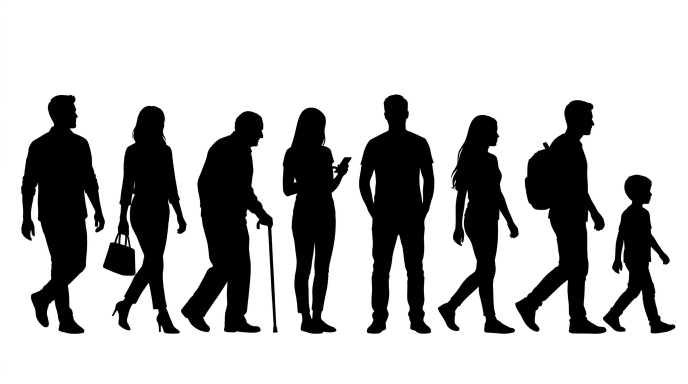
#> input picture pipeline/silhuetas_fonte/folha_a.jpg, 1376 x 768 px (shown at 1/2 size)
$ python silhuetas.py
#> lines starting #> are read from the running program, lines starting #| are printed output that depends on the picture; after the words box and inside, x2 and y2 are one past the last pixel; in counts of white or black regions, pixels touching at a corner belong together
"""
silhuetas.py - gera o atlas de silhuetas de pessoas (estilo figura de escala SketchUp).

O que faz (passo a passo):
 1. Le folhas-fonte (silhuetas pretas sobre fundo branco) em pipeline/silhuetas_fonte/.
 2. Converte luminancia em transparencia: escuro = opaco, branco = transparente, com
    borda suavizada (anti-aliasing) por rampa de luminancia.
 3. Separa as figuras por componentes conexos; pedacos pequenos (bengala, rodas soltas,
    alca de bolsa) sao unidos a figura grande mais proxima pela caixa envolvente dilatada.
 4. Recorta cada figura justo, reamostra todas para a mesma altura-alvo em pixels e
    empacota em um atlas potencia-de-2 (RGBA: RGB preto, A = cobertura).
 5. Grava public/people/silhuetas.png + silhuetas.json com o retangulo UV de cada
    figura (v medido de baixo para cima, como o three.js com flipY = true), a razao
    largura/altura e o tipo ('walk' | 'stand' | 'bike' | 'child').

Uso:  python pipeline/silhuetas.py
Dependencias: Pillow, numpy, scipy (ndimage).
"""
from __future__ import annotations

import json
from pathlib import Path

import numpy as np
from PIL import Image
from scipy import ndimage

RAIZ = Path(__file__).resolve().parent.parent
FONTE = RAIZ / "pipeline" / "silhuetas_fonte"
SAIDA = RAIZ / "public" / "people"

# Ordem das figuras em cada folha (esquerda -> direita, cima -> baixo) e seu tipo.
FOLHAS = {
    "folha_a.jpg": ["walk", "walk", "walk", "stand", "stand", "walk", "walk", "child"],
    "folha_b.jpg": ["bike", "bike", "walk", "walk", "walk", "stand", "walk", "stand"],
}

ESCALA_FONTE = 2.0      # super-amostragem antes do limiar (bordas mais limpas)
PRETO, BRANCO = 70, 185  # rampa de luminancia -> alfa (0..255)
ALTURA_ALVO = 440        # altura de cada figura no atlas (px)
PAD = 6                  # margem entre figuras (evita "vazamento" no mipmap)
ATLAS_W = 2048


def alfa_da_folha(caminho: Path) -> np.ndarray:
    img = Image.open(caminho).convert("L")
    if ESCALA_FONTE != 1:
        img = img.resize((int(img.width * ESCALA_FONTE), int(img.height * ESCALA_FONTE)), Image.LANCZOS)
#> img: PIL image 2752x1536 L
    lum = np.asarray(img, dtype=np.float32)
    a = np.clip((BRANCO - lum) / (BRANCO - PRETO), 0.0, 1.0)
    return a


def separar_figuras(a: np.ndarray, esperado: int):
    """Agrupa componentes conexos em figuras.

    Retorna (rotulos, figuras) onde figuras = [(caixa (y0, y1, x0, x1), conjunto de rotulos)],
    ordenadas por linha e coluna.
    """
#> called with esperado = 8
    mask = a > 0.5
#> mask: shape (1536, 2752) bool; 26.7% white; 9 white regions (1 under 20 px), largest, box (x1, y1, x2, y2) and area: (1436, 378, 1737, 1335) 169783, (84, 379, 420, 1335) 169705, (724, 444, 1110, 1331) 165294
    lab, n = ndimage.label(mask, structure=np.ones((3, 3)))
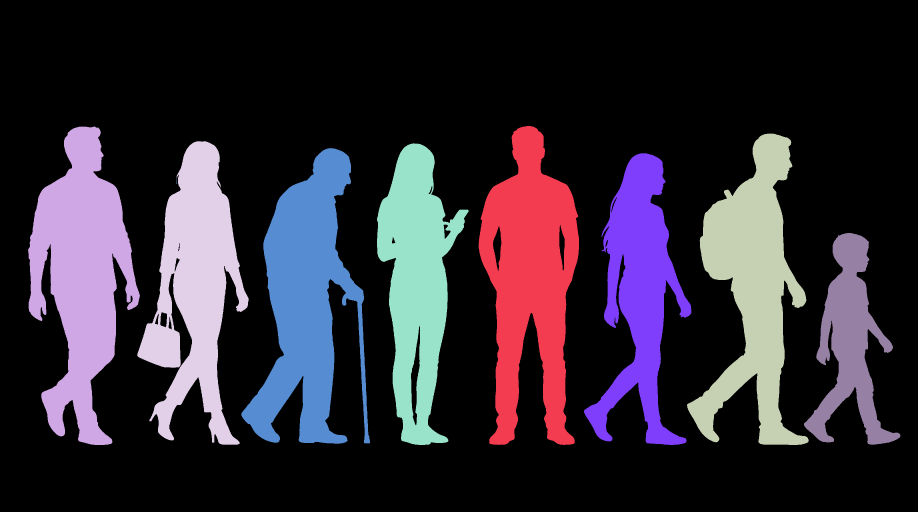
#> lab: shape (1536, 2752) int32 (shown at 1/3 size); 10 distinct labels, from 0 to 9; one colour per label, 0 black
#> n = 9
    if n == 0:
        return lab, []
    areas = ndimage.sum(mask, lab, index=np.arange(1, n + 1))
#> areas = [169783, 169705, 152192, 145665, 130980, 165294, 120363, 19, 73167]
    caixas = ndimage.find_objects(lab)
#> caixas = 9 items
    maior = areas.max()
#> maior = 169783
    grandes = [i for i in range(n) if areas[i] >= 0.12 * maior]
#> grandes = [0, 1, 2, 3, 4, 5, 6, 8]
    pequenos = [i for i in range(n) if areas[i] < 0.12 * maior and areas[i] >= 30]  # ruido < 30 px some
#> pequenos = []
    box = {i: [caixas[i][0].start, caixas[i][0].stop, caixas[i][1].start, caixas[i][1].stop] for i in grandes}
#> box = {0: [378, 1335, 1436, 1737], 1: [379, 1335, 84, 420], 2: [400, 1335, 2061, 2426], 3: [424, 1334, 412, 746], 4: [430, 1335, 1131, 1406], 5: [444, 1331, 724, 1110], 6: [460, 1335, 1752, 2074], 8: [699, 1334, 2412, 2701]}
    rot = {i: {i + 1} for i in grandes}
#> rot = 8 items
    # pedaco pequeno -> figura grande cuja caixa (dilatada) o contem / esta mais proxima
    for j in pequenos:
        y0, y1, x0, x1 = caixas[j][0].start, caixas[j][0].stop, caixas[j][1].start, caixas[j][1].stop
        cy, cx = (y0 + y1) / 2, (x0 + x1) / 2
        best, dbest = None, 1e18
        for i, (by0, by1, bx0, bx1) in box.items():
            dil = 0.15 * (by1 - by0)
            dx = max(bx0 - dil - cx, 0, cx - bx1 - dil)
            dy = max(by0 - dil - cy, 0, cy - by1 - dil)
            d = dx * dx + dy * dy + 1e-3 * ((cx - (bx0 + bx1) / 2) ** 2)
            if d < dbest:
                best, dbest = i, d
        if best is not None and dbest < (0.25 * (box[best][1] - box[best][0])) ** 2:
            b = box[best]
            box[best] = [min(b[0], y0), max(b[1], y1), min(b[2], x0), max(b[3], x1)]
            rot[best].add(j + 1)
#> this loop made 0 passes
    lista = [(tuple(box[i]), rot[i]) for i in box]
#> lista = 8 items
    if len(lista) != esperado:
        raise SystemExit(f"esperadas {esperado} figuras, encontradas {len(lista)}: {[b for b, _ in lista]}")
    # ordena por linha (base dos pes, tolerancia de meia altura) e depois por x
    hmed = np.median([b[1] - b[0] for b, _ in lista])
#> hmed = 907.5
    lista.sort(key=lambda t: (round(t[0][1] / hmed), t[0][2]))
    return lab, lista


def figura_isolada(a: np.ndarray, lab: np.ndarray, rotulos: set[int]) -> np.ndarray:
    """Recorta so os pixels da figura: componentes da borda suave (alfa > 0.02) que contem
    algum nucleo opaco desta figura. Pes/maos de vizinhos que invadem a caixa ficam de fora."""
    baixo, _ = ndimage.label(a > 0.02, structure=np.ones((3, 3)))
    nucleo = np.isin(lab, list(rotulos))
    manter = np.unique(baixo[nucleo])
    manter = manter[manter > 0]
    m = np.isin(baixo, manter)
    ys, xs = np.nonzero(m)
    y0, y1, x0, x1 = ys.min(), ys.max() + 1, xs.min(), xs.max() + 1
    return np.where(m[y0:y1, x0:x1], a[y0:y1, x0:x1], 0.0)


def main() -> None:
    figuras: list[tuple[np.ndarray, str]] = []
    for nome, tipos in FOLHAS.items():
        a = alfa_da_folha(FONTE / nome)
        lab, caixas = separar_figuras(a, len(tipos))
#> caixas = 8 items
        for (_, rotulos), tipo in zip(caixas, tipos):
            figuras.append((figura_isolada(a, lab, rotulos), tipo))
#> this loop made 8 passes
#> (tipo, manter in figura_isolada, y0 in figura_isolada, y1 in figura_isolada, x0 in figura_isolada, x1 in figura_isolada) on passes 1 to 8: ('walk', [2], 379, 1336, 84, 420), ('walk', [4], 423, 1335, 411, 747), ('walk', [6], 444, 1331, 724, 1111), ('stand', [5], 430, 1336, 1130, 1406), ('stand', [1], 377, 1335, 1436, 1738), ('walk', [7], 459, 1336, 1751, 2075), ('walk', [3], 400, 1336, 2060, 2426), ('child', [8], 698, 1334, 2411, 2702)
#> pass 1, in figura_isolada, `nucleo = np.isin(lab, list(rotulos))`:
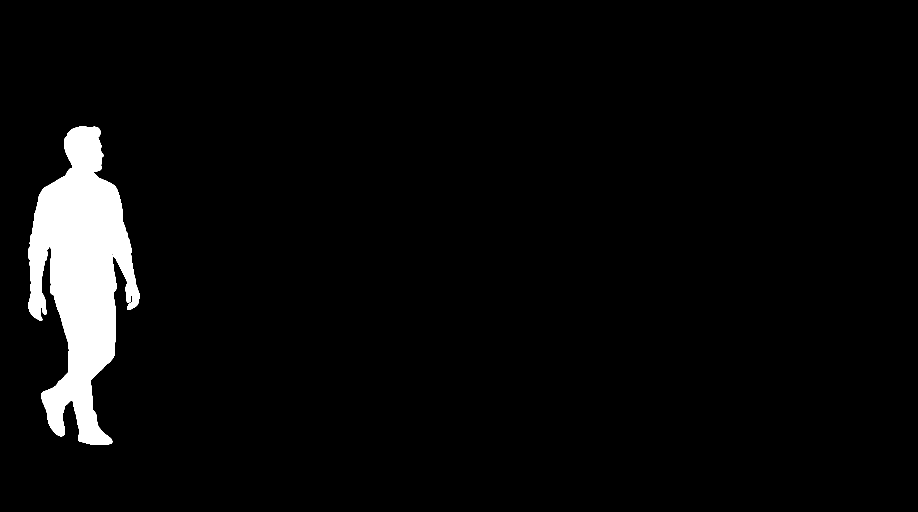
#> nucleo: shape (1536, 2752) bool (shown at 1/3 size); 4% white; 1 white region, box (x1, y1, x2, y2) and area: (84, 379, 420, 1335) 169705
#> after the loop, figuras = 8 items
        print(f"{nome}: {len(caixas)} figuras")
#| folha_a.jpg: 8 figuras
#> pass 2 of the loop in main, `for nome, tipos in FOLHAS.items():`:
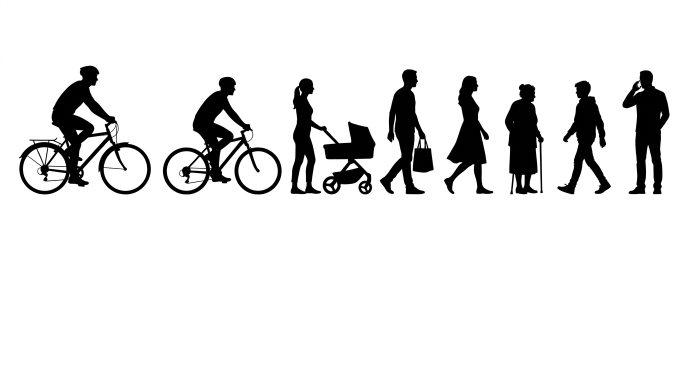
#> input picture pipeline/silhuetas_fonte/folha_b.jpg, 1376 x 768 px (shown at 1/2 size)
#> mask: shape (1536, 2752) bool; 9.7% white; 8 white regions, largest, box (x1, y1, x2, y2) and area: (76, 263, 603, 778) 74890, (1163, 314, 1502, 778) 62191, (652, 308, 1126, 778) 60642
#> in separar_figuras (call 2), `lab, n = ndimage.label(mask, structure=np.ones((3, 3)))`:
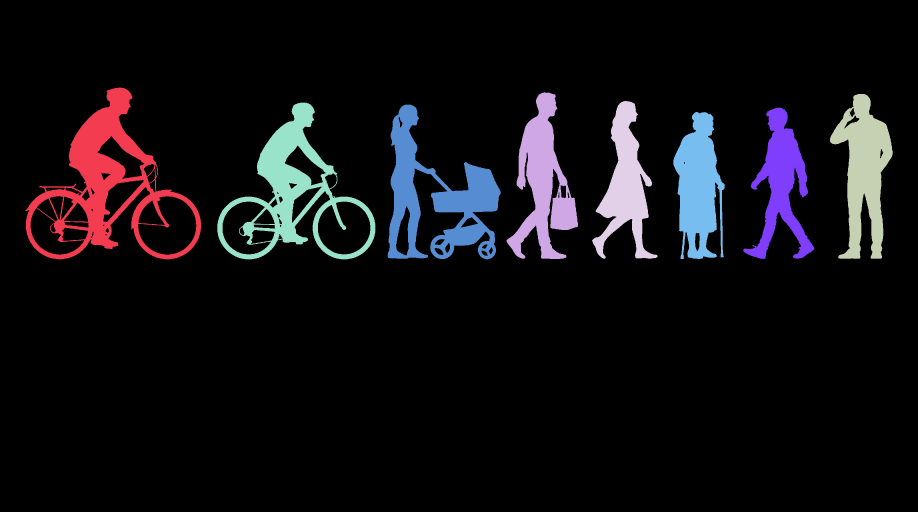
#> lab: shape (1536, 2752) int32 (shown at 1/3 size); 9 distinct labels, from 0 to 8; one colour per label, 0 black
#> n = 8
#> areas = [74890, 46927, 46910, 38037, 60642, 62191, 37417, 42923]
#> in separar_figuras (call 2), `caixas = ndimage.find_objects(lab)`: caixas = 8 items
#> maior = 74890
#> grandes = [0, 1, 2, 3, 4, 5, 6, 7]
#> box = {0: [263, 778, 76, 603], 1: [277, 777, 1519, 1734], 2: [282, 776, 2490, 2678], 3: [303, 776, 1776, 1973], 4: [308, 778, 652, 1126], 5: [314, 778, 1163, 1502], 6: [323, 777, 2229, 2443], 7: [336, 777, 2020, 2175]}
#> hmed = 471.5
#> the loop in main, `for (_, rotulos), tipo in zip(caixas, tipos):` made 8 passes
#> (tipo, manter in figura_isolada, y0 in figura_isolada, y1 in figura_isolada, x0 in figura_isolada, x1 in figura_isolada) on passes 1 to 8: ('bike', [1], 262, 778, 75, 604), ('bike', [5], 307, 778, 651, 1127), ('walk', [6], 313, 778, 1162, 1502), ('walk', [2], 277, 777, 1519, 1735), ('walk', [4], 302, 776, 1776, 1974), ('stand', [8], 336, 778, 2019, 2175), ('walk', [7], 322, 778, 2229, 2444), ('stand', [3], 281, 777, 2490, 2679)
#> pass 2, in figura_isolada (call 10), `nucleo = np.isin(lab, list(rotulos))`:
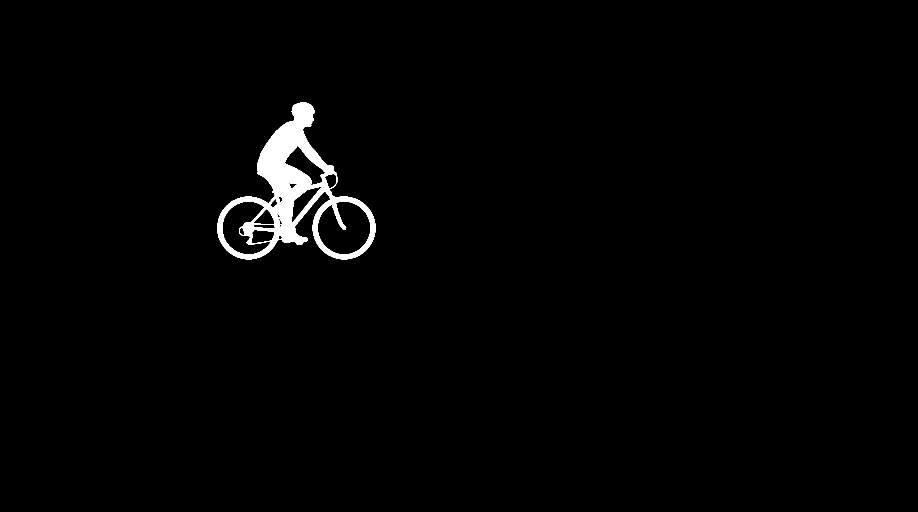
#> nucleo: shape (1536, 2752) bool (shown at 1/3 size); 1.4% white; 1 white region, box (x1, y1, x2, y2) and area: (652, 308, 1126, 778) 60642
#> after the loop in main, `for (_, rotulos), tipo in zip(caixas, tipos):`: figuras = 16 items
#| folha_b.jpg: 8 figuras

    # reamostra para a altura-alvo (criancas mantem a mesma resolucao; a escala real e no three.js)
    tiles = []
    for sub, tipo in figuras:
        h, w = sub.shape
        nw = max(1, round(w * ALTURA_ALVO / h))
        im = Image.fromarray((sub * 255).astype(np.uint8), "L").resize((nw, ALTURA_ALVO), Image.LANCZOS)
        tiles.append((im, tipo, w / h))
#> this loop made 16 passes
#> (tipo, h, w, nw) on passes 1 to 12: ('walk', 957, 336, 154), ('walk', 912, 336, 162), ('walk', 887, 387, 192), ('stand', 906, 276, 134), ('stand', 958, 302, 139), ('walk', 877, 324, 163), ('walk', 936, 366, 172), ('child', 636, 291, 201), ('bike', 516, 529, 451), ('bike', 471, 476, 445), ('walk', 465, 340, 322), ('walk', 500, 216, 190)
#> pass 1, in main, `im = Image.fromarray((sub * 255).astype(np.uint8), "L").resize((nw, AL..`:
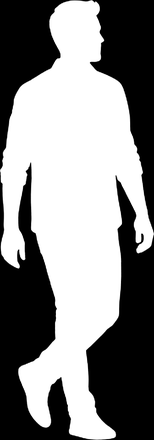
#> im: PIL image 154x440 L; min 0, max 255, mean 134.6
#> pass 2, in main, `im = Image.fromarray((sub * 255).astype(np.uint8), "L").resize((nw, AL..`:
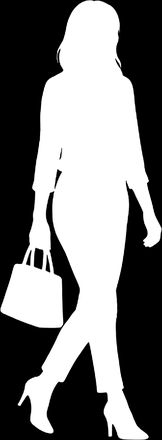
#> im: PIL image 162x440 L; min 0, max 255, mean 121.2
#> pass 3, in main, `im = Image.fromarray((sub * 255).astype(np.uint8), "L").resize((nw, AL..`:
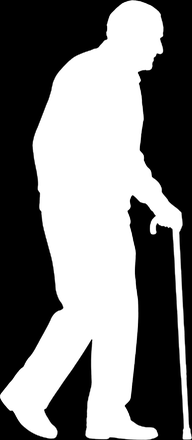
#> im: PIL image 192x440 L; min 0, max 255, mean 122.8
#> after the loop, tiles = 16 items

    # empacotamento em prateleiras (todas com a mesma altura)
    x, y, pos = PAD, PAD, []
    for im, _, _ in tiles:
        if x + im.width + PAD > ATLAS_W:
            x, y = PAD, y + ALTURA_ALVO + 2 * PAD
        pos.append((x, y))
        x += im.width + 2 * PAD
#> this loop made 16 passes
#> (x, y) on pass 10: (463, 458)
#> x on passes 1 to 6: 172, 346, 550, 696, 847, 1022
#> after the loop, pos = [(6, 6), (172, 6), (346, 6), (550, 6), (696, 6), (847, 6), (1022, 6), (1206, 6), (1419, 6), (6, 458), (463, 458), (797, 458), (999, 458), (1195, 458), (1362, 458), (1581, 458)]; x = 1761; y = 458
    usado = y + ALTURA_ALVO + PAD
#> usado = 904
    atlas_h = 1 << int(np.ceil(np.log2(usado)))
#> atlas_h = 1024
    alfa = Image.new("L", (ATLAS_W, atlas_h), 0)
#> alfa: PIL image 2048x1024 L; every value is 0
    for (im, _, _), (px, py) in zip(tiles, pos):
        alfa.paste(im, (px, py))
#> this loop made 16 passes
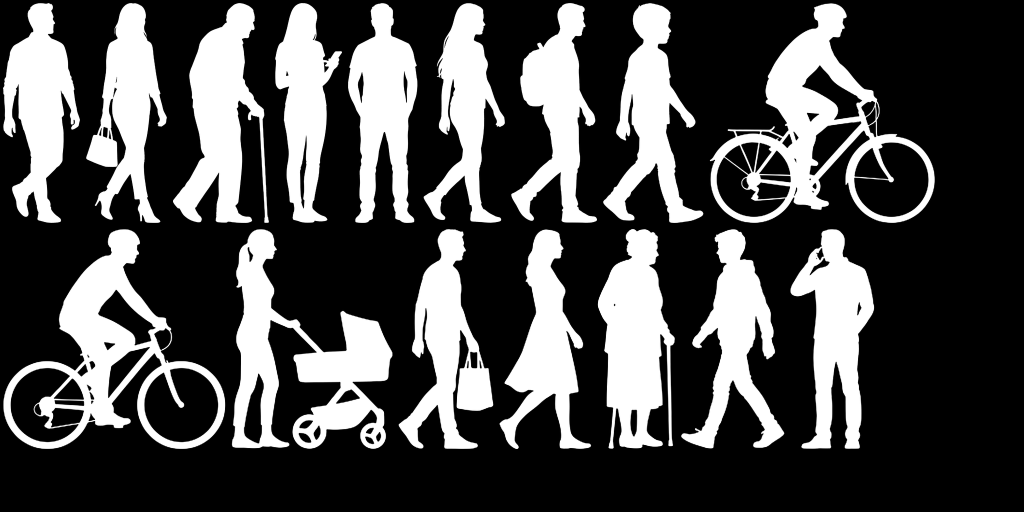
#> alfa: PIL image 2048x1024 L (shown at 1/2 size); min 0, max 255, mean 75.7
    # limpa resquicios de JPEG quase transparentes
    arr = np.asarray(alfa).astype(np.float32)
    arr[arr < 8] = 0
#> arr: shape (1024, 2048) float32; min 0, max 255, mean 75.6
    alfa = Image.fromarray(arr.astype(np.uint8), "L")
    rgba = Image.merge("RGBA", (Image.new("L", alfa.size, 0),) * 3 + (alfa,))
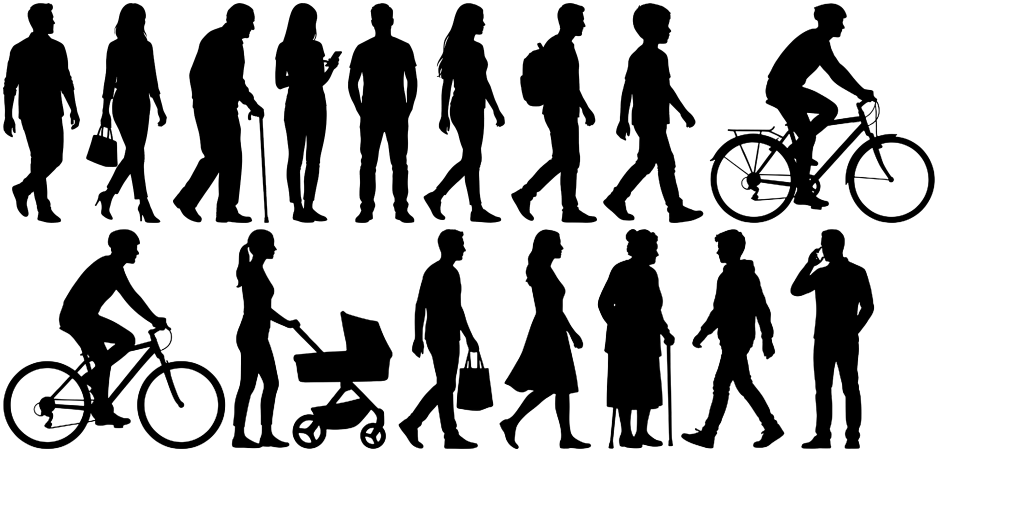
#> rgba: PIL image 2048x1024 RGBA (shown at 1/2 size); mean R, G, B, A 0, 0, 0, 75.6; transparent parts drawn white

    SAIDA.mkdir(parents=True, exist_ok=True)
    png = SAIDA / "silhuetas.png"
    rgba.save(png, optimize=True)

    W, H = ATLAS_W, atlas_h
#> W = 2048; H = 1024
    figs = []
    for (im, tipo, asp), (px, py) in zip(tiles, pos):
        figs.append({
            "u0": round(px / W, 6), "v0": round(1 - (py + im.height) / H, 6),
            "u1": round((px + im.width) / W, 6), "v1": round(1 - py / H, 6),
            "aspect": round(asp, 4), "kind": tipo,
        })
#> this loop made 16 passes
#> (tipo, asp, px, py) on passes 1 to 12: ('walk', 0.351, 6, 6), ('walk', 0.368, 172, 6), ('walk', 0.436, 346, 6), ('stand', 0.305, 550, 6), ('stand', 0.315, 696, 6), ('walk', 0.369, 847, 6), ('walk', 0.391, 1022, 6), ('child', 0.458, 1206, 6), ('bike', 1.03, 1419, 6), ('bike', 1.01, 6, 458), ('walk', 0.731, 463, 458), ('walk', 0.432, 797, 458)
#> after the loop, figs = 16 items
    meta = {
        "descricao": "Silhuetas ilustrativas de escala humana (nao representam fluxo/contagem). v a partir da base (flipY=true).",
        "atlas": {"w": W, "h": H, "arquivo": "silhuetas.png"},
        "figures": figs,
    }
    (SAIDA / "silhuetas.json").write_text(json.dumps(meta, indent=1, ensure_ascii=False), encoding="utf-8")
#> (the run stopped early here; a loop or call above may not have finished)
